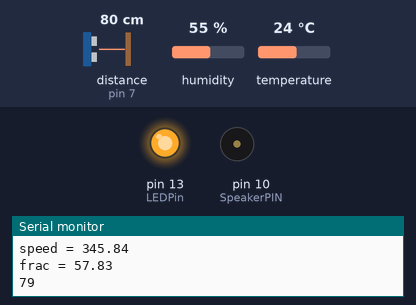
This sketch was run on a simulated Arduino Uno, built with avr-gcc and run on an emulated ATmega328P. On the bench: output pins drawn as LEDs (lit = HIGH), buzzer (waves = sounding), the last lines printed to the serial monitor. Wiring (inferred from the names in the program): ultrasonic range finder: trigger pin 8; echo pin 7. The inputs (shaded band) are chosen by the test bench; at power-on: distance to the obstacle (sensor on pin 7) 80 cm, humidity 55 %, temperature 24 °C. The echo pulse lasts 58.3 µs per cm; pins used as bus, display or sensor lines are not drawn.

Above: at 2.2 s.
2.3 s: distance to the obstacle (sensor on pin 7) set to 98 cm
5.8 s: distance to the obstacle (sensor on pin 7) set to 105 cm
At 7.2 s:
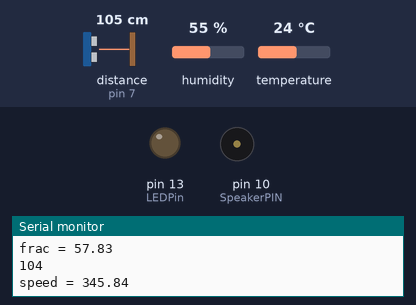
8.0 s: distance to the obstacle (sensor on pin 7) set to 35 cm
At 8.25 s:
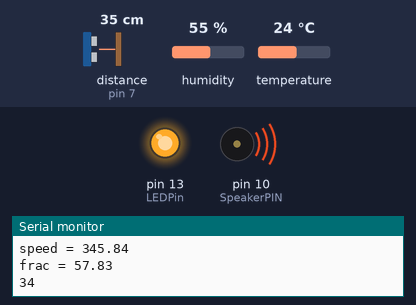
Timing chart, 0 to 17.5 s (numbered marks = the images above; inputs shaded):
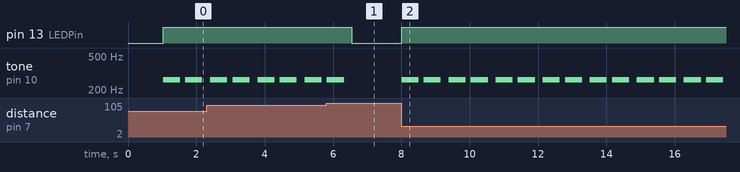

Measured:
- the behaviour switches between 100 and 101 cm on distance to the obstacle (sensor on pin 7) (found by bisection; images 0 and 1)
- after the input at 5.8 s, pin 13 (LEDPin): HIGH → LOW after 0.75 s; tone on pin 10 (SpeakerPIN): goes on until 6.3 s, then stays silent
- after the input at 8.0 s, pin 13 (LEDPin): LOW → HIGH at once; tone on pin 10 (SpeakerPIN): silent → 262 Hz at once, then repeats every 1.4 s: silent 0.15 s, 262 Hz 0.50 s, silent 0.23 s, 262 Hz 0.50 s
- by itself, tone on pin 10 (SpeakerPIN): repeats every 1.4 s: silent 0.15 s, 262 Hz 0.50 s, silent 0.23 s, 262 Hz 0.50 s

The sketch:

d2.ino
```cpp
#include "pitches.h"
#define echoPin 7
#define trigPin 8
#define LEDPin 13
#define SpeakerPIN 10

#include <dht.h>
#define dht_dpin A0

/*
   1/58.2
   340 m/s
   1cm / 29.1 us
   */

int safe = 100;
int care = 30;
long duration, distance;

dht DHT;
void setup(){
  Serial.begin(9600);
  pinMode(trigPin, OUTPUT);
  pinMode(echoPin, INPUT);
  pinMode(LEDPin, OUTPUT);
  delay(300);
  Serial.println("Humidity and temperature done");
  delay(700);
}

int mode = 0;

void loop(){

  DHT.read11(dht_dpin);
  float c_air = 331.3 + 0.606 * DHT.temperature;
  float frac = 1e6 / (c_air * 100) * 2;

  Serial.print("speed = ");
  Serial.println(c_air);
  Serial.print("frac = ");
  Serial.println(frac);

  digitalWrite(trigPin, LOW);
  delayMicroseconds(2);

  digitalWrite(trigPin, HIGH);
  delayMicroseconds(10);
  digitalWrite(trigPin, LOW);

  duration = pulseIn(echoPin, HIGH);
  //distance = duration / frac;
  distance = duration / 58.2;

  if(distance >= safe){
    Serial.println(distance);
    digitalWrite(LEDPin, LOW);
  }
  else if(distance >= care){
    Serial.println(distance);
    digitalWrite(LEDPin, HIGH);
    int noteDuration = 1000 / 2;
    for(int i = 0; i < 2; i++){
      tone(SpeakerPIN, NOTE_C4, noteDuration);
      int pauseBetweenNotes = noteDuration * 1.30;
      delay(pauseBetweenNotes);
      noTone(SpeakerPIN);
    }
  }
  else{
    Serial.println(distance);
    digitalWrite(LEDPin, HIGH);
    int noteDuration = 1000 / 4;
    for(int i = 0; i < 4; i++){
      tone(SpeakerPIN, NOTE_C4, noteDuration);
      int pauseBetweenNotes = noteDuration * 1.30;
      delay(pauseBetweenNotes);
      noTone(SpeakerPIN);
    }
  }
  delay(50);
}
```

pitches.h
```cpp
/*************************************************
 * Public Constants
 *************************************************/

#define NOTE_B0  31
#define NOTE_C1  33
#define NOTE_CS1 35
#define NOTE_D1  37
#define NOTE_DS1 39
#define NOTE_E1  41
#define NOTE_F1  44
#define NOTE_FS1 46
#define NOTE_G1  49
#define NOTE_GS1 52
#define NOTE_A1  55
#define NOTE_AS1 58
#define NOTE_B1  62
#define NOTE_C2  65
#define NOTE_CS2 69
#define NOTE_D2  73
#define NOTE_DS2 78
#define NOTE_E2  82
#define NOTE_F2  87
#define NOTE_FS2 93
#define NOTE_G2  98
#define NOTE_GS2 104
#define NOTE_A2  110
#define NOTE_AS2 117
#define NOTE_B2  123
#define NOTE_C3  131
#define NOTE_CS3 139
#define NOTE_D3  147
#define NOTE_DS3 156
#define NOTE_E3  165
#define NOTE_F3  175
#define NOTE_FS3 185
#define NOTE_G3  196
#define NOTE_GS3 208
#define NOTE_A3  220
#define NOTE_AS3 233
#define NOTE_B3  247
#define NOTE_C4  262
#define NOTE_CS4 277
#define NOTE_D4  294
#define NOTE_DS4 311
#define NOTE_E4  330
#define NOTE_F4  349
#define NOTE_FS4 370
#define NOTE_G4  392
#define NOTE_GS4 415
#define NOTE_A4  440
#define NOTE_AS4 466
#define NOTE_B4  494
#define NOTE_C5  523
#define NOTE_CS5 554
#define NOTE_D5  587
#define NOTE_DS5 622
#define NOTE_E5  659
#define NOTE_F5  698
#define NOTE_FS5 740
#define NOTE_G5  784
#define NOTE_GS5 831
#define NOTE_A5  880
#define NOTE_AS5 932
#define NOTE_B5  988
#define NOTE_C6  1047
#define NOTE_CS6 1109
#define NOTE_D6  1175
#define NOTE_DS6 1245
#define NOTE_E6  1319
#define NOTE_F6  1397
#define NOTE_FS6 1480
#define NOTE_G6  1568
#define NOTE_GS6 1661
#define NOTE_A6  1760
#define NOTE_AS6 1865
#define NOTE_B6  1976
#define NOTE_C7  2093
#define NOTE_CS7 2217
#define NOTE_D7  2349
#define NOTE_DS7 2489
#define NOTE_E7  2637
#define NOTE_F7  2794
#define NOTE_FS7 2960
#define NOTE_G7  3136
#define NOTE_GS7 3322
#define NOTE_A7  3520
#define NOTE_AS7 3729
#define NOTE_B7  3951
#define NOTE_C8  4186
#define NOTE_CS8 4435
#define NOTE_D8  4699
#define NOTE_DS8 4978
```
